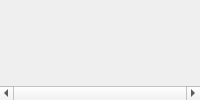
            <widget class="QWidget" name="viewerZ_Page">
             <layout class="QHBoxLayout" name="horizontalLayout_10">
              <property name="spacing">
               <number>0</number>
              </property>
              <property name="margin">
               <number>0</number>
              </property>
              <item>
               <widget class="QFrame" name="frame_5">
                <property name="frameShape">
                 <enum>QFrame::NoFrame</enum>
                </property>
                <property name="frameShadow">
                 <enum>QFrame::Raised</enum>
                </property>
                <layout class="QVBoxLayout" name="verticalLayout_12">
                 <property name="spacing">
                  <number>0</number>
                 </property>
                 <property name="margin">
                  <number>0</number>
                 </property>
                 <item>
                  <widget class="NaZStackWidget" name="naZStackWidget" native="true">
                   <property name="autoFillBackground">
                    <bool>true</bool>
                   </property>
                  </widget>
                 </item>
                 <item>
                  <widget class="QScrollBar" name="ZSlice_horizontalScrollBar">
                   <property name="minimum">
                    <number>0</number>
                   </property>
                   <property name="maximum">
                    <number>0</number>
                   </property>
                   <property name="orientation">
                    <enum>Qt::Horizontal</enum>
                   </property>
                  </widget>
                 </item>
                </layout>
               </widget>
              </item>
             </layout>
            </widget>
